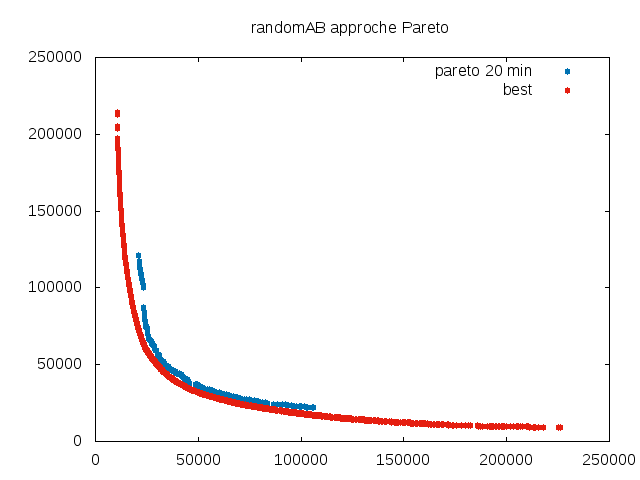

Source code (gnuplot):
set terminal png
set output "ab_pareto_20.png"
set title "randomAB approche Pareto"
plot "randomAB_OnLineFiltered_time=20_nb=500.tsp" using 1:2 title "pareto 20 min" pointtype 7 linecolor 6, "../../data/best.randomAB100.tsp" using 1:2 title "best" pointtype 7 linecolor 7
